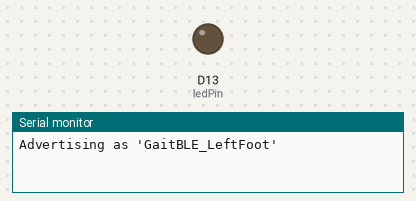
The sketch below on a simulated Arduino Nano 33 IoT. Shown: output pins drawn as LEDs (lit = HIGH), the last lines printed to the serial monitor. Nothing arrives over Bluetooth unless stated; a phone connects over Bluetooth LE 3 s after start.

Above: at 0.1 s.
At 3.1 s:
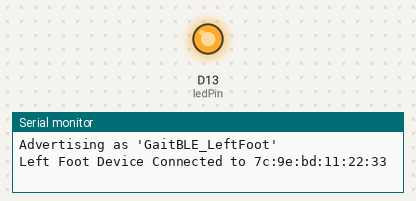
Timing chart, 0 to 4.6 s (numbered marks = the images above):
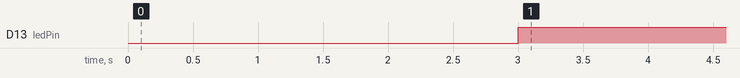

The sketch:

gaitBLE_LeftFoot.ino
```cpp
#include <ArduinoBLE.h>

// Left foot device configuration
BLEService gaitService("48877734-d012-40c4-81de-3ab006f71189");
BLECharacteristic gaitCharacteristic(
  "8c4711b4-571b-41ba-a240-73e6884a85eb",
  BLERead   | BLENotify,
  24,       // 6 floats × 4 bytes each (R1, R2, R3, X, Y, Z)
  true      // fixed length
);

typedef union {
  float   number;
  uint8_t bytes[4];
} FLOATUNION_t;

uint8_t data_packet[24]; // 6 floats for R1, R2, R3, X, Y, Z
const int ledPin = LED_BUILTIN;

const unsigned long SAMPLE_INTERVAL_US = 10000UL; // 100 Hz
unsigned long lastSampleUs = 0; // updated incrementally to avoid drift
bool advertisingActive = true; // we start advertising in setup

void setup() {
  Serial.begin(9600);
  unsigned long startTime = millis();
  while (!Serial && (millis() - startTime < 3000)) {
    delay(10);
  }

  pinMode(ledPin, OUTPUT);
  if (!BLE.begin()) {
    Serial.println("BLE init failed");
    while (1);
  }

  // configure service & characteristic
  BLE.setConnectionInterval(7.5, 15);
  BLE.setLocalName("GaitBLE_LeftFoot");
  BLE.setAdvertisedService(gaitService);
  gaitService.addCharacteristic(gaitCharacteristic);
  BLE.addService(gaitService);

  // initial advertising
  BLE.advertise();
  advertisingActive = true;
  Serial.println("Advertising as 'GaitBLE_LeftFoot'");
}

void loop() {
  BLE.poll();
  BLEDevice central = BLE.central();
  if (!central) {
    if (!advertisingActive) {
      BLE.advertise();
      advertisingActive = true;
      Serial.println("Re-advertising 'GaitBLE_LeftFoot'");
    }
    delay(5); // tiny idle delay prevents tight spin starving lower-level tasks
    return;
  }

  // connected!
  Serial.print("Left Foot Device Connected to ");
  Serial.println(central.address());
  digitalWrite(ledPin, HIGH);
  advertisingActive = false; // no longer advertising while connected

  unsigned long connectionStartTime = millis();

  lastSampleUs = micros();
  while (central.connected()) {
    BLE.poll();  // keep radio active & allow timely notifications

    unsigned long nowUs = micros();
    if ((long)(nowUs - lastSampleUs) >= (long)SAMPLE_INTERVAL_US) {
      // Increment by interval (not set to now) to minimize cumulative drift
      lastSampleUs += SAMPLE_INTERVAL_US;

      unsigned long currentTime = millis();
      float timeSeconds = (currentTime - connectionStartTime) / 1000.0f;

      // --- mock data generation (unchanged) ---
      float walkCycle = sin(timeSeconds * 2.0f * PI); // 1 Hz walking cycle
      float stepPhase = sin(timeSeconds * 4.0f * PI); // 2 Hz step pattern

      FLOATUNION_t R1{12.0f + walkCycle * 8.0f + stepPhase * 2.0f};
      FLOATUNION_t R2{13.0f + walkCycle * 7.0f + stepPhase * 1.5f};
      FLOATUNION_t R3{14.0f + walkCycle * 6.0f + stepPhase * 1.0f};
      FLOATUNION_t X {0.5f + walkCycle * 0.8f + stepPhase * 0.3f};
      FLOATUNION_t Y {0.2f + sin(timeSeconds * 2.0f * PI + PI/4) * 0.6f};
      FLOATUNION_t Z {9.8f + sin(timeSeconds * 4.0f * PI) * 1.5f + walkCycle * 0.5f};

      memcpy(&data_packet[ 0], &R1.bytes, 4);
      memcpy(&data_packet[ 4], &R2.bytes, 4);
      memcpy(&data_packet[ 8], &R3.bytes, 4);
      memcpy(&data_packet[12], &X.bytes, 4);
      memcpy(&data_packet[16], &Y.bytes, 4);
      memcpy(&data_packet[20], &Z.bytes, 4);

      gaitCharacteristic.writeValue(data_packet, sizeof(data_packet));
    }
  }

  // disconnected → go back to advertising
  Serial.print("Left Foot Device Disconnected from ");
  Serial.println(central.address());
  digitalWrite(ledPin, LOW);
  // next loop iteration will call BLE.advertise() again
}
```

Measured:
- by itself, D13 (ledPin): LOW → HIGH at 3.0 s
